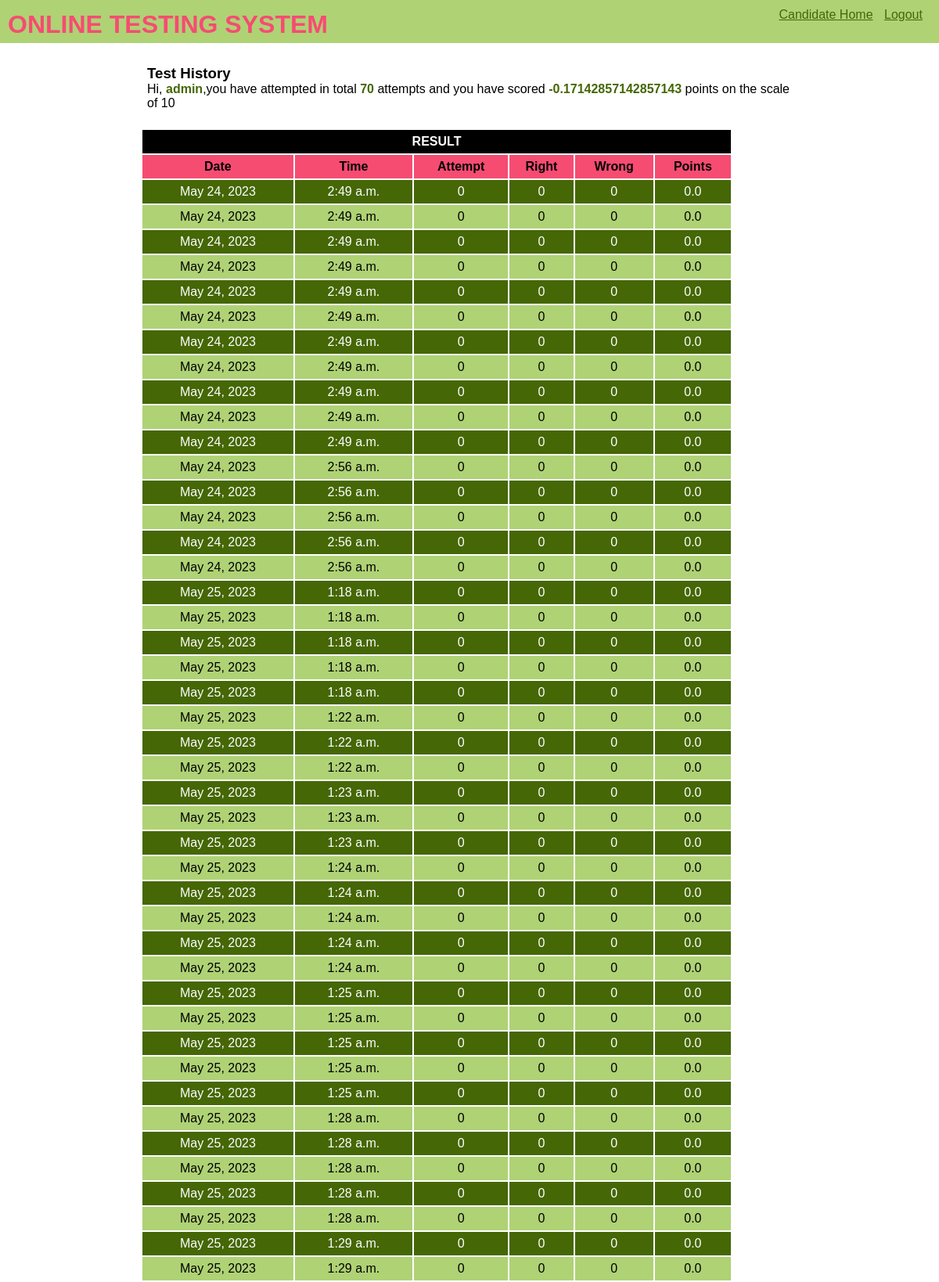
/OTS/test-history/ (signed in, upper part), run on the app's committed database.
### OTS/models.py (models this page shows, shortened)
class Candidate(models.Model):
    username=models.CharField(primary_key=True,max_length=40)
    password=models.CharField(max_length=15,null=False)
    name=models.CharField(null=False,max_length=100)
    test_attempted=models.IntegerField(default=0)
    points=models.FloatField(default=0.0)

class Result(models.Model):
    resultid=models.BigAutoField(primary_key=True,auto_created=True)
    username=models.ForeignKey(Candidate,on_delete=models.CASCADE)
    date=models.DateField(auto_now=True)
    time=models.TimeField(auto_now=True)
    attempt=models.IntegerField(default=0)
    right=models.IntegerField(default=0)
    wrong=models.IntegerField(default=0)
    points=models.FloatField(default=0.0)

### OTS/views.py (the view)
# urls.py: path('test-history/',testResultHistory,name='testHistory'),
def testResultHistory(request):
    if 'name' not in request.session.keys():
        res=HttpResponseRedirect('login')
    candidate=Candidate.objects.get(username=request.session['username'])
    result=Result.objects.filter(username_id=candidate.username)
    context={'candidate':candidate,'result':result}
    res=render(request,'test_history.html',context)
    return res

### OTS/templates/test_history.html (shortened to what this page needs)
{% extends "master.html" %}
{% block menu %}
    <a href="{% url 'OTS:home'%}">Candidate Home</a>
    <a href="{% url 'OTS:login' %}">Logout</a>
{% endblock menu %}
{% block content %}
<div class="inner-content">
    <h3>Test History</h3>
    <p>Hi, <span class="special">{{candidate.username}}</span>,you have attempted in total <span class="special">{{candidate.test_attempted}}</span> attempts and you have scored <span class="special">{{candidate.points}}</span> points on the scale of 10</p>
</div>
<table>
    <thead>
        <tr>
            <th colspan="6">RESULT</th>
        </tr>
        <tr>
            <th>Date</th>
            <th>Time</th>
            <th>Attempt</th>
            <th>Right</th>
            <th>Wrong</th>
            <th>Points</th>
        </tr>
    </thead>
    <tbody>
        {% for r in result %}
        <tr>
            <td>{{r.date}}</td>
            <td>{{r.time}}</td>
            <td>{{r.attempt}}</td>
            <td>{{r.right}}</td>
            <td>{{r.wrong}}</td>
            <td>{{r.points}}</td>
        </tr>
        {% endfor %}
    </tbody>
</table>
{% endblock content %}

### OTS/static/theme.css (style rules this page uses)
* { margin: 0; padding: 0; box-sizing: border-box; font-family:'Gill Sans', 'Gill Sans MT', Calibri, 'Trebuchet MS', sans-serif; }
.top .menu a { color:#456705; min-width: 50px; margin-right: 10px; display: inline-block; }
table { width: 90%; }
table tr:nth-child(odd) { background-color: #456705; color: white; height: 30px; }
table tr:nth-child(even) { background-color: #AFD275; height: 30px; }
table thead tr:first-child { background-color: black; }
table thead tr:nth-child(2) { background-color: #F64C72; }
td { text-align: center; }
.inner-content { margin-bottom: 15px; padding: 0.5rem; }
.special { color:#456705 ; font-weight: bold; }

### data on the page
Candidate: username "admin", test_attempted "70", points "-0.17142857142857143"
Result: date "May 24, 2023", time "2:49 a.m.", attempt "0", right "0", wrong "0", points "0.0"
Result: date "May 24, 2023", time "2:49 a.m.", attempt "0", right "0", wrong "0", points "0.0"
Result: date "May 24, 2023", time "2:49 a.m.", attempt "0", right "0", wrong "0", points "0.0"
Result: date "May 24, 2023", time "2:49 a.m.", attempt "0", right "0", wrong "0", points "0.0"
Result: date "May 24, 2023", time "2:49 a.m.", attempt "0", right "0", wrong "0", points "0.0"
Result: date "May 24, 2023", time "2:49 a.m.", attempt "0", right "0", wrong "0", points "0.0"
Result: date "May 24, 2023", time "2:49 a.m.", attempt "0", right "0", wrong "0", points "0.0"
Result: date "May 24, 2023", time "2:49 a.m.", attempt "0", right "0", wrong "0", points "0.0"
Result: date "May 24, 2023", time "2:49 a.m.", attempt "0", right "0", wrong "0", points "0.0"
Result: date "May 24, 2023", time "2:49 a.m.", attempt "0", right "0", wrong "0", points "0.0"
Result: date "May 24, 2023", time "2:49 a.m.", attempt "0", right "0", wrong "0", points "0.0"
Result: date "May 24, 2023", time "2:56 a.m.", attempt "0", right "0", wrong "0", points "0.0"
Result: date "May 24, 2023", time "2:56 a.m.", attempt "0", right "0", wrong "0", points "0.0"
Result: date "May 24, 2023", time "2:56 a.m.", attempt "0", right "0", wrong "0", points "0.0"
Result: date "May 24, 2023", time "2:56 a.m.", attempt "0", right "0", wrong "0", points "0.0"
Result: date "May 24, 2023", time "2:56 a.m.", attempt "0", right "0", wrong "0", points "0.0"
Result: date "May 25, 2023", time "1:18 a.m.", attempt "0", right "0", wrong "0", points "0.0"
Result: date "May 25, 2023", time "1:18 a.m.", attempt "0", right "0", wrong "0", points "0.0"
Result: date "May 25, 2023", time "1:18 a.m.", attempt "0", right "0", wrong "0", points "0.0"
Result: date "May 25, 2023", time "1:18 a.m.", attempt "0", right "0", wrong "0", points "0.0"
Result: date "May 25, 2023", time "1:18 a.m.", attempt "0", right "0", wrong "0", points "0.0"
Result: date "May 25, 2023", time "1:22 a.m.", attempt "0", right "0", wrong "0", points "0.0"
Result: date "May 25, 2023", time "1:22 a.m.", attempt "0", right "0", wrong "0", points "0.0"
Result: date "May 25, 2023", time "1:22 a.m.", attempt "0", right "0", wrong "0", points "0.0"
Result: date "May 25, 2023", time "1:23 a.m.", attempt "0", right "0", wrong "0", points "0.0"
Result: date "May 25, 2023", time "1:23 a.m.", attempt "0", right "0", wrong "0", points "0.0"
Result: date "May 25, 2023", time "1:23 a.m.", attempt "0", right "0", wrong "0", points "0.0"
Result: date "May 25, 2023", time "1:24 a.m.", attempt "0", right "0", wrong "0", points "0.0"
Result: date "May 25, 2023", time "1:24 a.m.", attempt "0", right "0", wrong "0", points "0.0"
Result: date "May 25, 2023", time "1:24 a.m.", attempt "0", right "0", wrong "0", points "0.0"
Result: date "May 25, 2023", time "1:24 a.m.", attempt "0", right "0", wrong "0", points "0.0"
Result: date "May 25, 2023", time "1:24 a.m.", attempt "0", right "0", wrong "0", points "0.0"
Result: date "May 25, 2023", time "1:25 a.m.", attempt "0", right "0", wrong "0", points "0.0"
Result: date "May 25, 2023", time "1:25 a.m.", attempt "0", right "0", wrong "0", points "0.0"
Result: date "May 25, 2023", time "1:25 a.m.", attempt "0", right "0", wrong "0", points "0.0"
Result: date "May 25, 2023", time "1:25 a.m.", attempt "0", right "0", wrong "0", points "0.0"
Result: date "May 25, 2023", time "1:25 a.m.", attempt "0", right "0", wrong "0", points "0.0"
Result: date "May 25, 2023", time "1:28 a.m.", attempt "0", right "0", wrong "0", points "0.0"
Result: date "May 25, 2023", time "1:28 a.m.", attempt "0", right "0", wrong "0", points "0.0"
Result: date "May 25, 2023", time "1:28 a.m.", attempt "0", right "0", wrong "0", points "0.0"
Result: date "May 25, 2023", time "1:28 a.m.", attempt "0", right "0", wrong "0", points "0.0"
Result: date "May 25, 2023", time "1:28 a.m.", attempt "0", right "0", wrong "0", points "0.0"
Result: date "May 25, 2023", time "1:29 a.m.", attempt "0", right "0", wrong "0", points "0.0"
Result: date "May 25, 2023", time "1:29 a.m.", attempt "0", right "0", wrong "0", points "0.0"
